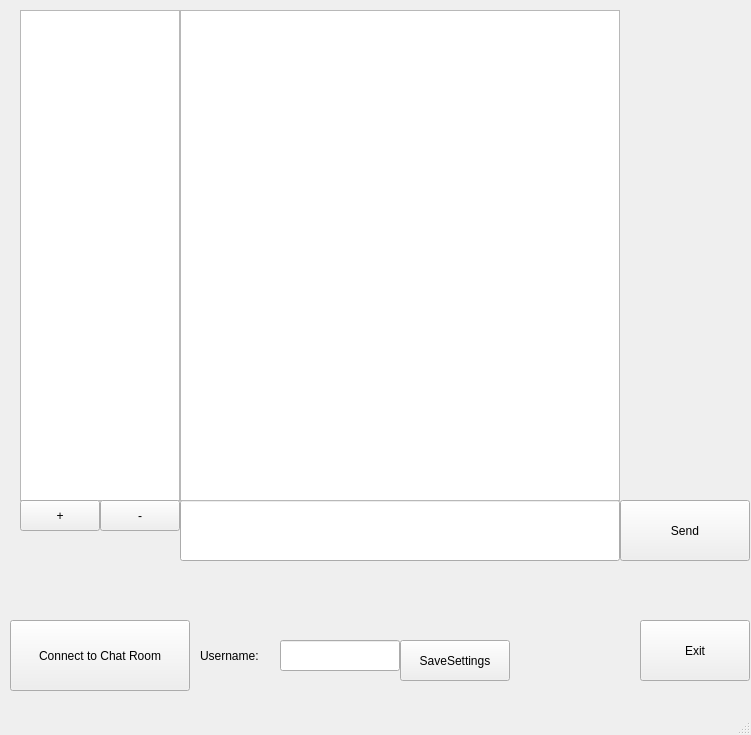
<?xml version="1.0" encoding="UTF-8"?>
<ui version="4.0">
 <class>MainWindow</class>
 <widget class="QMainWindow" name="MainWindow">
  <property name="geometry">
   <rect>
    <x>0</x>
    <y>0</y>
    <width>751</width>
    <height>735</height>
   </rect>
  </property>
  <property name="windowTitle">
   <string>MainWindow</string>
  </property>
  <widget class="QWidget" name="centralwidget">
   <widget class="QLabel" name="Username">
    <property name="geometry">
     <rect>
      <x>200</x>
      <y>640</y>
      <width>80</width>
      <height>31</height>
     </rect>
    </property>
    <property name="text">
     <string>Username:</string>
    </property>
   </widget>
   <widget class="QLineEdit" name="TextUsername">
    <property name="geometry">
     <rect>
      <x>280</x>
      <y>640</y>
      <width>120</width>
      <height>31</height>
     </rect>
    </property>
   </widget>
   <widget class="QLineEdit" name="UserMessage">
    <property name="geometry">
     <rect>
      <x>180</x>
      <y>500</y>
      <width>440</width>
      <height>61</height>
     </rect>
    </property>
   </widget>
   <widget class="QPushButton" name="SendMessage">
    <property name="geometry">
     <rect>
      <x>620</x>
      <y>500</y>
      <width>130</width>
      <height>61</height>
     </rect>
    </property>
    <property name="text">
     <string>Send</string>
    </property>
   </widget>
   <widget class="QPushButton" name="SaveSettings">
    <property name="geometry">
     <rect>
      <x>400</x>
      <y>640</y>
      <width>110</width>
      <height>41</height>
     </rect>
    </property>
    <property name="text">
     <string>SaveSettings</string>
    </property>
   </widget>
   <widget class="QPushButton" name="Exit">
    <property name="geometry">
     <rect>
      <x>640</x>
      <y>620</y>
      <width>110</width>
      <height>61</height>
     </rect>
    </property>
    <property name="text">
     <string>Exit</string>
    </property>
   </widget>
   <widget class="QPushButton" name="m_CreateRoom">
    <property name="geometry">
     <rect>
      <x>20</x>
      <y>500</y>
      <width>80</width>
      <height>31</height>
     </rect>
    </property>
    <property name="font">
     <font>
      <stylestrategy>PreferDefault</stylestrategy>
      <kerning>true</kerning>
     </font>
    </property>
    <property name="layoutDirection">
     <enum>Qt::LeftToRight</enum>
    </property>
    <property name="autoFillBackground">
     <bool>false</bool>
    </property>
    <property name="styleSheet">
     <string notr="true"/>
    </property>
    <property name="text">
     <string>+</string>
    </property>
   </widget>
   <widget class="QListWidget" name="m_chatRoomList">
    <property name="geometry">
     <rect>
      <x>20</x>
      <y>10</y>
      <width>160</width>
      <height>491</height>
     </rect>
    </property>
   </widget>
   <widget class="QListWidget" name="m_chatRoomArea">
    <property name="geometry">
     <rect>
      <x>180</x>
      <y>10</y>
      <width>440</width>
      <height>491</height>
     </rect>
    </property>
   </widget>
   <widget class="QPushButton" name="m_connectToChatRoomBtn">
    <property name="geometry">
     <rect>
      <x>10</x>
      <y>620</y>
      <width>180</width>
      <height>71</height>
     </rect>
    </property>
    <property name="text">
     <string>Connect to Chat Room</string>
    </property>
   </widget>
   <widget class="QPushButton" name="m_deleteRoom">
    <property name="geometry">
     <rect>
      <x>100</x>
      <y>500</y>
      <width>80</width>
      <height>31</height>
     </rect>
    </property>
    <property name="layoutDirection">
     <enum>Qt::LeftToRight</enum>
    </property>
    <property name="styleSheet">
     <string notr="true"/>
    </property>
    <property name="text">
     <string>-</string>
    </property>
   </widget>
   <zorder>Username</zorder>
   <zorder>TextUsername</zorder>
   <zorder>UserMessage</zorder>
   <zorder>SendMessage</zorder>
   <zorder>SaveSettings</zorder>
   <zorder>Exit</zorder>
   <zorder>m_chatRoomList</zorder>
   <zorder>m_chatRoomArea</zorder>
   <zorder>m_connectToChatRoomBtn</zorder>
   <zorder>m_CreateRoom</zorder>
   <zorder>m_deleteRoom</zorder>
  </widget>
  <widget class="QMenuBar" name="menubar">
   <property name="geometry">
    <rect>
     <x>0</x>
     <y>0</y>
     <width>751</width>
     <height>22</height>
    </rect>
   </property>
  </widget>
  <widget class="QStatusBar" name="statusbar"/>
 </widget>
 <resources/>
 <connections/>
</ui>
